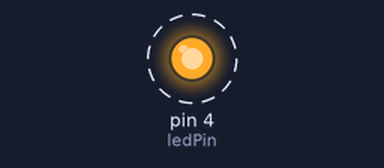
The sketch below on a simulated Arduino Uno, built with avr-gcc and run on an emulated ATmega328P. Shown: output pins drawn as LEDs (lit = HIGH). Dashed ring = blinking.

Above: at 0.5 s.
Timing chart, 0 to 3.0 s (numbered marks = the images above):
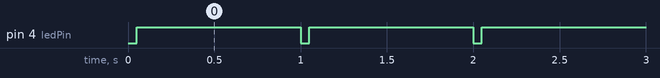

The sketch:

FlashWOdelay_jul16d.ino
```cpp
// These variables store the flash pattern
// and the current state of the LED

// int ledPin =  13;      // the number of the uno LED pin

int ledPin =  4;      // the number of the LED pin

int ledState = LOW;             // ledState used to set the LED
unsigned long previousMillis = 0;        // will store last time LED was updated
long OnTime = 950;           // milliseconds of on-time
long OffTime = 50;          // milliseconds of off-time

void setup()
{
  // set the digital pin as output:
  pinMode(ledPin, OUTPUT);
}

void loop()
{
  // check to see if it's time to change the state of the LED
  unsigned long currentMillis = millis();

  if((ledState == HIGH) && (currentMillis - previousMillis >= OnTime))
  {
    ledState = LOW;  // Turn it off
    previousMillis = currentMillis;  // Remember the time
    digitalWrite(ledPin, ledState);  // Update the actual LED
  }
  else if ((ledState == LOW) && (currentMillis - previousMillis >= OffTime))
  {
    ledState = HIGH;  // turn it on
    previousMillis = currentMillis;   // Remember the time
    digitalWrite(ledPin, ledState);	  // Update the actual LED
  }
}
```

Measured:
- by itself, pin 4 (ledPin): alternates HIGH for 0.95 s and LOW for 0.05 s
